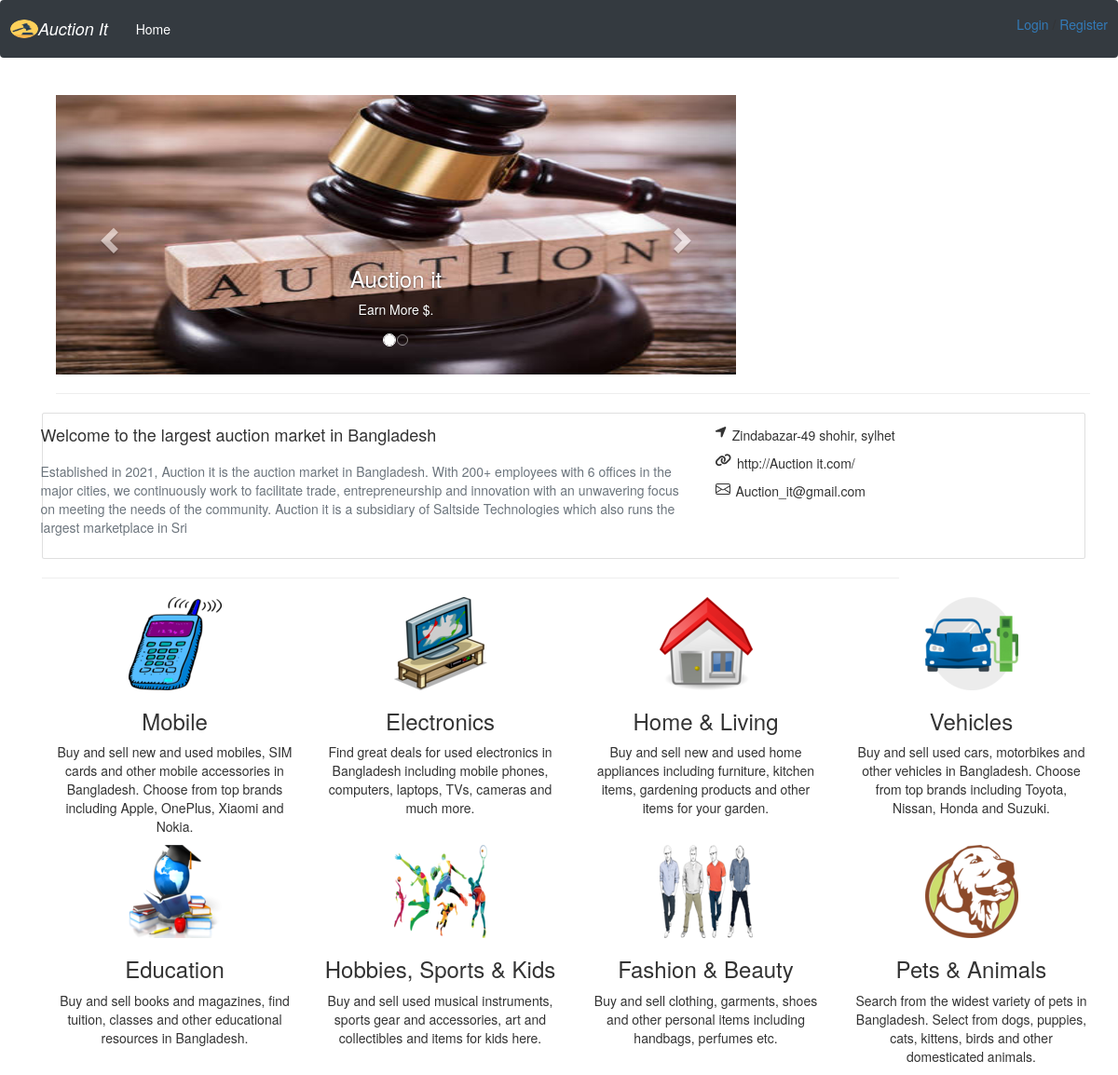
The page / on the database its author committed.
### core/models.py (models this page shows, shortened)
class Category(models.Model):
    title = models.CharField(max_length=50)
    timestamp =  models.DateTimeField(default=datetime.now, blank=True)
    description = models.TextField(default="none")
    image = models.ImageField(default="default_cat", upload_to='Category_pics')

### core/views.py (the view)
# urls.py: path('', HomeTemplateView.as_view(), name='home'),
class HomeTemplateView(TemplateView):
    template_name = 'core/home.html'
    def get_context_data(self, **kwargs):
        context = super().get_context_data(**kwargs)
        context.update({
            'categorys' : Category.objects.all(),
            'home_nav': 'active'
        })
        return context

### core/templates/core/home.html (shortened to what this page needs)
{% extends 'core/base.html' %}
{% load static %}
{% block content %}
<html lang="en">
<head>
<link href="https://maxcdn.bootstrapcdn.com/font-awesome/4.3.0/css/font-awesome.min.css" rel="stylesheet">
</head>
<body>
                <div class="container">
                    <div class="row">
                      <div class="col-sm-8">
                        <div id="myCarousel" class="carousel slide" data-ride="carousel">
                          <ol class="carousel-indicators">
                            <li data-target="#myCarousel" data-slide-to="0" class="active"></li>
                            <li data-target="#myCarousel" data-slide-to="1"></li>
                          </ol>
                          <div class="carousel-inner" role="listbox">
                            <div class="item active">
                              <img src="{% static 'my_file/auc1.jpg' %}" alt="Image">
                              <div class="carousel-caption">
                                <h3>Auction it </h3>
                                <p>Earn More $.</p>
                              </div>
                            </div>
                          </div>
                          <a class="left carousel-control" href="#myCarousel" role="button" data-slide="prev">
                            <span class="glyphicon glyphicon-chevron-left" aria-hidden="true"></span>
                          </a>
                          <a class="right carousel-control" href="#myCarousel" role="button" data-slide="next">
                            <span class="glyphicon glyphicon-chevron-right" aria-hidden="true"></span>
                          </a>
                        </div>
                      </div>
                    </div>
                    <hr>
                    </div>
             <div class="card " style="width: 112rem;">
                 <div class="row">
                    <div class="card-body" style="width: 40rem;">
                    <h4>Welcome to the largest auction market in Bangladesh</h4>
                        <br>
                                    <p class="text-muted">
                                    Established in 2021, Auction it is the auction market in Bangladesh. With 200+ employees with 6 offices in the major cities, we continuously work to facilitate trade, entrepreneurship and innovation with an unwavering focus on meeting the needs of the community.
                    Auction it is a subsidiary of Saltside Technologies which also runs the largest marketplace in Sri
                                    </p>
                    </div>
                      <div class="card-body " style="width: 10rem;" align="center">
                           <div class="col-sm">
                            <div class="row" align="center">
                                <i class="fa fa-location-arrow" style="margin-right: 6px;"></i><p> Zindabazar-49 shohir, sylhet</p>
                                <br>
                            </div>
                               <div class="row" align="center">
                                   <i  class="fa fa-link" style="margin-right: 6px;"></i><p> http://Auction it.com/</p>
                            </div>
                               <div class="row" align="center">
<p> Auction_it@gmail.com</p>
                            </div>
                           </div>
                        <br>
                    </div>
                 </div>
             </div>
          <hr>
          <div class="container text-center">
              <div class="row">
                    {% for category in categorys %}
                              <div class="col-sm-3">
                                    <img  src="{{category.image.url}}"  alt="Card image cap">
                                            <h3>{{category.title}}</h3>
                                    <p>{{category.description}}</p>
                              </div>
                             {% if forloop.counter|divisibleby:4 %}
                                    </div>
                                    <div class="row">
                                        {% endif %}
                        {% endfor %}
              </div>
          </div>
</body>
</html>
{% endblock %}

### static/css/style.css (style rules this page uses)
body { background: #fafafa; color: #333333; margin-top: 5rem; }
h1, h2, h3, h4, h5, h6 { color: #444444; }
h4 { display:inline; }
h4:after { content:"\a"; white-space: pre; }

### core/templates/core/home.html (style rules this page uses)
.carousel-inner img { width: 120%; max-height: 300px; }

### rows shown on the page
Category: image (picture), title "Mobile", description "Buy and sell new and used mobiles, SIM cards and other mobile accessories in Bangladesh. Choose from top brands including Apple, OnePlus, Xiaomi and Nokia."
Category: image (picture), title "Electronics", description "Find great deals for used electronics in Bangladesh including mobile phones, computers, laptops, TVs, cameras and much more."
Category: image (picture), title "Home & Living", description "Buy and sell new and used home appliances including furniture, kitchen items, gardening products and other items for your garden."
Category: image (picture), title "Vehicles", description "Buy and sell used cars, motorbikes and other vehicles in Bangladesh. Choose from top brands including Toyota, Nissan, Honda and Suzuki."
Category: image (picture), title "Education", description "Buy and sell books and magazines, find tuition, classes and other educational resources in Bangladesh."
Category: image (picture), title "Hobbies, Sports & Kids", description "Buy and sell used musical instruments, sports gear and accessories, art and collectibles and items for kids here."
Category: image (picture), title "Fashion & Beauty", description "Buy and sell clothing, garments, shoes and other personal items including handbags, perfumes etc."
Category: image (picture), title "Pets & Animals", description "Search from the widest variety of pets in Bangladesh. Select from dogs, puppies, cats, kittens, birds and other domesticated animals."
